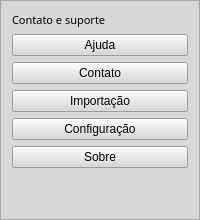
              <widget class="QFrame" name="frame_28">
               <property name="styleSheet">
                <string notr="true">background-color: rgb(216, 216, 216);</string>
               </property>
               <property name="frameShape">
                <enum>QFrame::StyledPanel</enum>
               </property>
               <property name="frameShadow">
                <enum>QFrame::Raised</enum>
               </property>
               <layout class="QGridLayout" name="gridLayout_10">
                <item row="0" column="0">
                 <widget class="QLabel" name="label_19">
                  <property name="font">
                   <font>
                    <family>Bahnschrift SemiBold</family>
                    <pointsize>8</pointsize>
                    <weight>7</weight>
                    <italic>false</italic>
                    <bold>false</bold>
                   </font>
                  </property>
                  <property name="text">
                   <string>Contato e suporte</string>
                  </property>
                 </widget>
                </item>
                <item row="4" column="0">
                 <widget class="QPushButton" name="pushButton_10">
                  <property name="text">
                   <string>Configuração</string>
                  </property>
                 </widget>
                </item>
                <item row="7" column="0">
                 <spacer name="verticalSpacer_10">
                  <property name="orientation">
                   <enum>Qt::Vertical</enum>
                  </property>
                  <property name="sizeHint" stdset="0">
                   <size>
                    <width>20</width>
                    <height>40</height>
                   </size>
                  </property>
                 </spacer>
                </item>
                <item row="1" column="0">
                 <widget class="QPushButton" name="pushButton_7">
                  <property name="text">
                   <string>Ajuda</string>
                  </property>
                 </widget>
                </item>
                <item row="5" column="0">
                 <widget class="QPushButton" name="pushButton_9">
                  <property name="text">
                   <string>Sobre</string>
                  </property>
                 </widget>
                </item>
                <item row="2" column="0">
                 <widget class="QPushButton" name="pushButton_8">
                  <property name="text">
                   <string>Contato</string>
                  </property>
                 </widget>
                </item>
                <item row="3" column="0">
                 <widget class="QPushButton" name="pushButton_11">
                  <property name="text">
                   <string>Importação</string>
                  </property>
                 </widget>
                </item>
               </layout>
              </widget>
